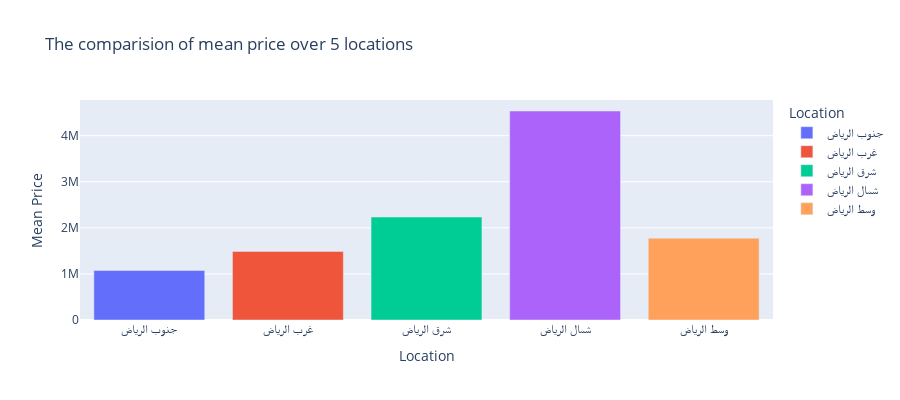

This figure's notebook cell:
### Code cell
fig = px.bar(df_loc, x='Location', y='Mean Price',
             hover_data=['Square price'], color='Location',
             title="The comparision of mean price over 5 locations", height=400)
fig.show()

### Figure 1 — Plotly figure (JSON) as saved in the notebook; plotly's stock layout.template omitted (floating-point values rounded to 4 significant figures)
{"data": [{"alignmentgroup": "True", "customdata": [[3474.0]], "hovertemplate": "Location=%{x}<br>Mean Price=%{y}<br>Square price=%{customdata[0]}<extra></extra>", "legendgroup": "جنوب الرياض", "marker": {"color": "#636efa", "pattern": {"shape": ""}}, "name": "جنوب الرياض", "offsetgroup": "جنوب الرياض", "orientation": "v", "showlegend": true, "textposition": "auto", "type": "bar", "x": ["جنوب الرياض"], "xaxis": "x", "y": [1075000.0], "yaxis": "y"}, {"alignmentgroup": "True", "customdata": [[4692.0]], "hovertemplate": "Location=%{x}<br>Mean Price=%{y}<br>Square price=%{customdata[0]}<extra></extra>", "legendgroup": "غرب الرياض", "marker": {"color": "#EF553B", "pattern": {"shape": ""}}, "name": "غرب الرياض", "offsetgroup": "غرب الرياض", "orientation": "v", "showlegend": true, "textposition": "auto", "type": "bar", "x": ["غرب الرياض"], "xaxis": "x", "y": [1489000.0], "yaxis": "y"}, {"alignmentgroup": "True", "customdata": [[5946.0]], "hovertemplate": "Location=%{x}<br>Mean Price=%{y}<br>Square price=%{customdata[0]}<extra></extra>", "legendgroup": "شرق الرياض", "marker": {"color": "#00cc96", "pattern": {"shape": ""}}, "name": "شرق الرياض", "offsetgroup": "شرق الرياض", "orientation": "v", "showlegend": true, "textposition": "auto", "type": "bar", "x": ["شرق الرياض"], "xaxis": "x", "y": [2235000.0], "yaxis": "y"}, {"alignmentgroup": "True", "customdata": [[10060.0]], "hovertemplate": "Location=%{x}<br>Mean Price=%{y}<br>Square price=%{customdata[0]}<extra></extra>", "legendgroup": "شمال الرياض", "marker": {"color": "#ab63fa", "pattern": {"shape": ""}}, "name": "شمال الرياض", "offsetgroup": "شمال الرياض", "orientation": "v", "showlegend": true, "textposition": "auto", "type": "bar", "x": ["شمال الرياض"], "xaxis": "x", "y": [4535000.0], "yaxis": "y"}, {"alignmentgroup": "True", "customdata": [[3662.0]], "hovertemplate": "Location=%{x}<br>Mean Price=%{y}<br>Square price=%{customdata[0]}<extra></extra>", "legendgroup": "وسط الرياض", "marker": {"color": "#FFA15A", "pattern": {"shape": ""}}, "name": "وسط الرياض", "offsetgroup": "وسط الرياض", "orientation": "v", "showlegend": true, "textposition": "auto", "type": "bar", "x": ["وسط الرياض"], "xaxis": "x", "y": [1776000.0], "yaxis": "y"}], "layout": {"barmode": "relative", "height": 400, "legend": {"title": {"text": "Location"}, "tracegroupgap": 0}, "title": {"text": "The comparision of mean price over 5 locations"}, "xaxis": {"anchor": "y", "categoryarray": ["جنوب الرياض", "غرب الرياض", "شرق الرياض", "شمال الرياض", "وسط الرياض"], "categoryorder": "array", "domain": [0, 1], "title": {"text": "Location"}}, "yaxis": {"anchor": "x", "domain": [0, 1], "title": {"text": "Mean Price"}}}}
